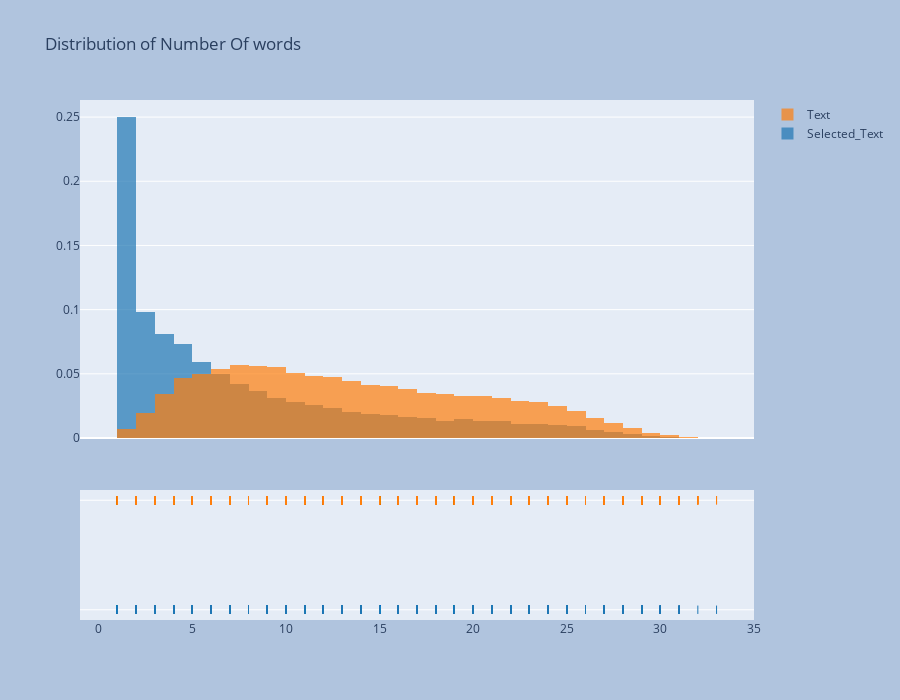

Notebook code cell kept with this figure:
### Code cell
hist_data = [train['Num_words_ST'],train['Num_words_Text']]

group_labels = ['Selected_Text', 'Text']

# Create distplot with custom bin_size
fig = ff.create_distplot(hist_data, group_labels,show_curve=False)
fig.update_layout(title_text='Distribution of Number Of words')
fig.update_layout(
    autosize=False,
    width=900,
    height=700,
    paper_bgcolor="LightSteelBlue",
)
fig.show()

### Figure 1 — Plotly figure (JSON) as saved in the notebook; plotly's stock layout.template omitted (floating-point values rounded to 4 significant figures; data arrays with more than 128 entries replaced by an {"elided": "..."} marker saying what was removed)
{"data": [{"histnorm": "probability density", "legendgroup": "Selected_Text", "marker": {"color": "rgb(31, 119, 180)"}, "name": "Selected_Text", "opacity": 0.7, "x": {"elided": "27480 int values"}, "xaxis": "x", "xbins": {"start": 1, "end": 33, "size": 1}, "yaxis": "y", "type": "histogram"}, {"histnorm": "probability density", "legendgroup": "Text", "marker": {"color": "rgb(255, 127, 14)"}, "name": "Text", "opacity": 0.7, "x": {"elided": "27480 int values"}, "xaxis": "x", "xbins": {"start": 1, "end": 33, "size": 1}, "yaxis": "y", "type": "histogram"}, {"legendgroup": "Selected_Text", "marker": {"color": "rgb(31, 119, 180)", "symbol": "line-ns-open"}, "mode": "markers", "name": "Selected_Text", "showlegend": false, "x": {"elided": "27480 int values"}, "xaxis": "x", "y": {"elided": "27480 str values"}, "yaxis": "y2", "type": "scatter"}, {"legendgroup": "Text", "marker": {"color": "rgb(255, 127, 14)", "symbol": "line-ns-open"}, "mode": "markers", "name": "Text", "showlegend": false, "x": {"elided": "27480 int values"}, "xaxis": "x", "y": {"elided": "27480 str values"}, "yaxis": "y2", "type": "scatter"}], "layout": {"barmode": "overlay", "hovermode": "closest", "legend": {"traceorder": "reversed"}, "xaxis": {"anchor": "y2", "domain": [0, 1], "zeroline": false, "type": "linear", "range": [-1.003, 35.0], "autorange": true}, "yaxis": {"anchor": "free", "domain": [0.35, 1], "position": 0, "range": [0, 0.2633], "autorange": true}, "yaxis2": {"anchor": "x", "domain": [0, 0.25], "dtick": 1, "showticklabels": false, "type": "category", "range": [-0.09361, 1.094], "autorange": true}, "title": {"text": "Distribution of Number Of words"}, "autosize": false, "width": 900, "height": 700, "paper_bgcolor": "LightSteelBlue"}}
